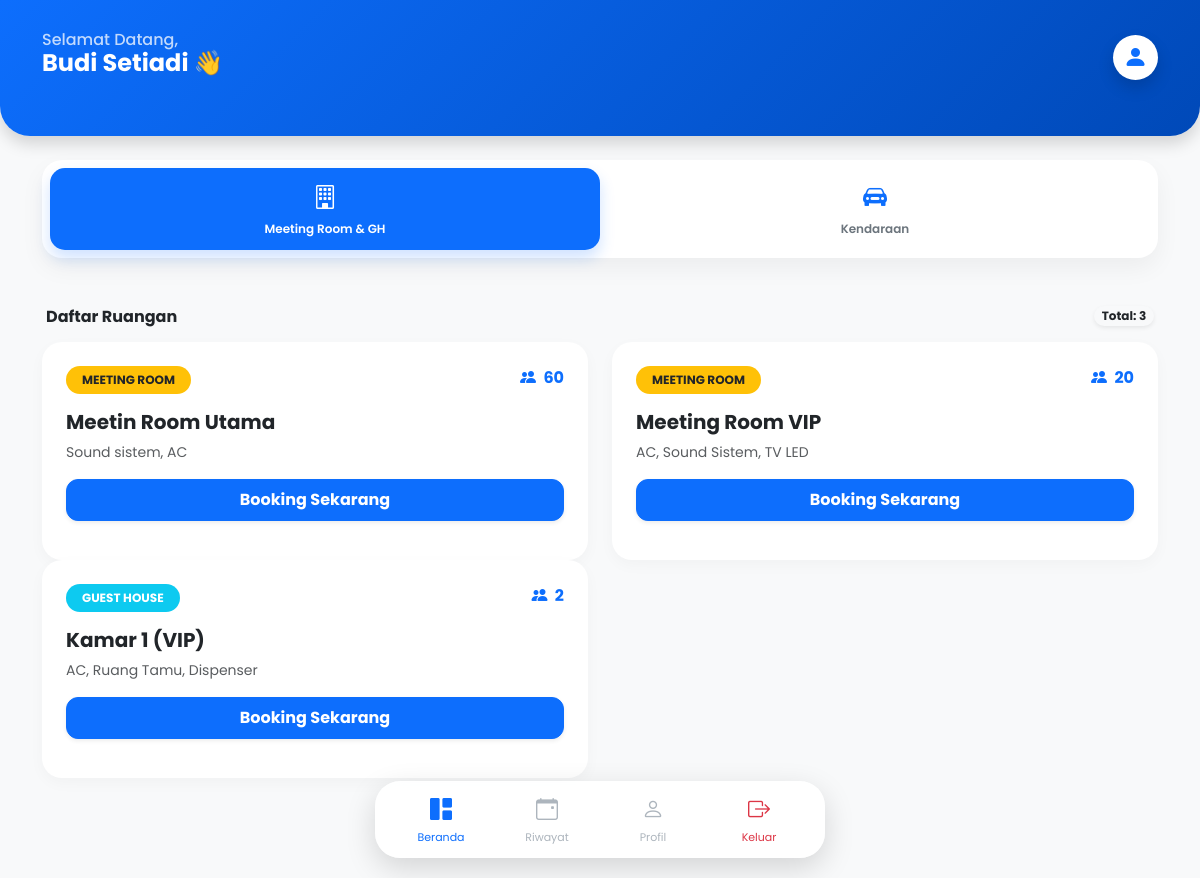
Screenshot of /user/index.php (signed in) with the database file from the repository.
### tables this page shows
CREATE TABLE `ruangan` (
  `id` int NOT NULL,
  `nama_ruangan` varchar(100) NOT NULL,
  `tipe` enum('guest_house','meeting_room') NOT NULL,
  `kapasitas` int DEFAULT NULL,
  `fasilitas` text,
  `keterangan` text
);

### user/index.php (the view, shortened to what this page needs)
<?php
include '../config/koneksi.php';
$query_ruangan = mysqli_query($koneksi, "SELECT * FROM ruangan ORDER BY tipe DESC");
?>
<!DOCTYPE html>
<html lang="id">
<head>
    <link href="https://cdn.jsdelivr.net/npm/bootstrap@5.3.0/dist/css/bootstrap.min.css" rel="stylesheet">
    <link rel="stylesheet" href="https://cdn.jsdelivr.net/npm/bootstrap-icons@1.11.1/font/bootstrap-icons.css">
</head>
<body>
    <div class="header-section shadow">
        <div class="container">
            <div class="d-flex justify-content-between align-items-center">
                <div>
                    <h6 class="mb-0 opacity-75">Selamat Datang,</h6>
                    <h4 class="fw-bold"><?php echo $_SESSION['nama']; ?> 👋</h4>
                </div>
                <div class="bg-white text-primary rounded-circle d-flex align-items-center justify-content-center shadow" style="width: 45px; height: 45px;">
                    <i class="bi bi-person-fill fs-4"></i>
                </div>
            </div>
        </div>
    </div>
    <div class="container mt-4">
        <div class="tab-wrapper">
            <div class="row g-0">
                <div class="col-6">
                    <button id="btn-ruangan" class="tab-btn active">
                        <i class="bi bi-building"></i>
                        <span>Meeting Room & GH</span>
                    </button>
                </div>
                <div class="col-6">
                    <button id="btn-kendaraan" class="tab-btn">
                        <i class="bi bi-car-front-fill"></i>
                        <span>Kendaraan</span>
                    </button>
                </div>
            </div>
        </div>
    </div>
    <div id="content-ruangan" class="container mt-5 animate-fade">
        <div class="d-flex justify-content-between align-items-center mb-3 px-1">
            <h6 class="fw-bold mb-0">Daftar Ruangan</h6>
            <span class="badge bg-light text-dark rounded-pill shadow-sm">Total: <?php echo mysqli_num_rows($query_ruangan); ?></span>
        </div>
        <div class="row">
            <?php while ($d = mysqli_fetch_array($query_ruangan)) { ?>
                <div class="col-12 col-md-6">
                    <div class="card item-card h-100">
                        <div class="card-body p-4">
                            <div class="d-flex justify-content-between align-items-start mb-3">
                                <span class="badge rounded-pill <?php echo ($d['tipe'] == 'guest_house') ? 'bg-info text-white' : 'bg-warning text-dark'; ?> py-2 px-3 small">
                                    <?php echo str_replace('_', ' ', strtoupper($d['tipe'])); ?>
                                </span>
                                <div class="text-primary fw-bold">
                                    <i class="bi bi-people-fill me-1"></i> <?php echo $d['kapasitas']; ?>
                                </div>
                            </div>
                            <h5 class="fw-bold mb-2"><?php echo $d['nama_ruangan']; ?></h5>
                            <p class="text-muted small mb-3"><?php echo $d['fasilitas']; ?></p>
                            <a href="booking.php?id=<?php echo $d['id']; ?>" class="btn btn-primary w-100 py-2 fw-bold shadow-sm" style="border-radius:12px;">Booking Sekarang</a>
                        </div>
                    </div>
                </div>
            <?php } ?>
        </div>
    </div>
    <?php include 'navbar.php'; ?>
</body>
</html>

### user/index.php (style rules this page uses)
body { font-family: 'Poppins', sans-serif; background-color: #f8f9fa; padding-bottom: 100px; }
.header-section { background: linear-gradient(135deg, #0d6efd, #0049b8); color: white; padding: 30px 20px 50px; border-radius: 0 0 30px 30px; margin-bottom: 10px; }
.tab-wrapper { background: #fff; border-radius: 20px; padding: 8px; box-shadow: 0 10px 25px rgba(0, 0, 0, 0.05); }
.tab-btn { border: none; border-radius: 15px; padding: 12px 5px; transition: all 0.3s ease; background: transparent; color: #6c757d; width: 100%; display: flex; flex-direction: column; align-items: center; }
.tab-btn i { font-size: 24px; margin-bottom: 4px; color: #0d6efd; transition: 0.3s; }
.tab-btn span { font-size: 12px; font-weight: 600; }
.tab-btn.active { background-color: #0d6efd; color: #fff !important; box-shadow: 0 8px 15px rgba(13, 110, 253, 0.2); }
.tab-btn.active i { color: #fff !important; }
.item-card { border: none; border-radius: 20px; box-shadow: 0 5px 15px rgba(0, 0, 0, 0.03); margin-bottom: 15px; }

### rows the page displays
ruangan: tipe "MEETING ROOM", kapasitas "60", nama_ruangan "Meetin Room Utama", fasilitas "Sound sistem, AC"
ruangan: tipe "MEETING ROOM", kapasitas "20", nama_ruangan "Meeting Room VIP", fasilitas "AC, Sound Sistem, TV LED"
ruangan: tipe "GUEST HOUSE", kapasitas "2", nama_ruangan "Kamar 1 (VIP)", fasilitas "AC, Ruang Tamu, Dispenser"

### other values shown
$_SESSION['nama'] "Budi Setiadi"
mysqli_num_rows($query_ruangan) "3"
